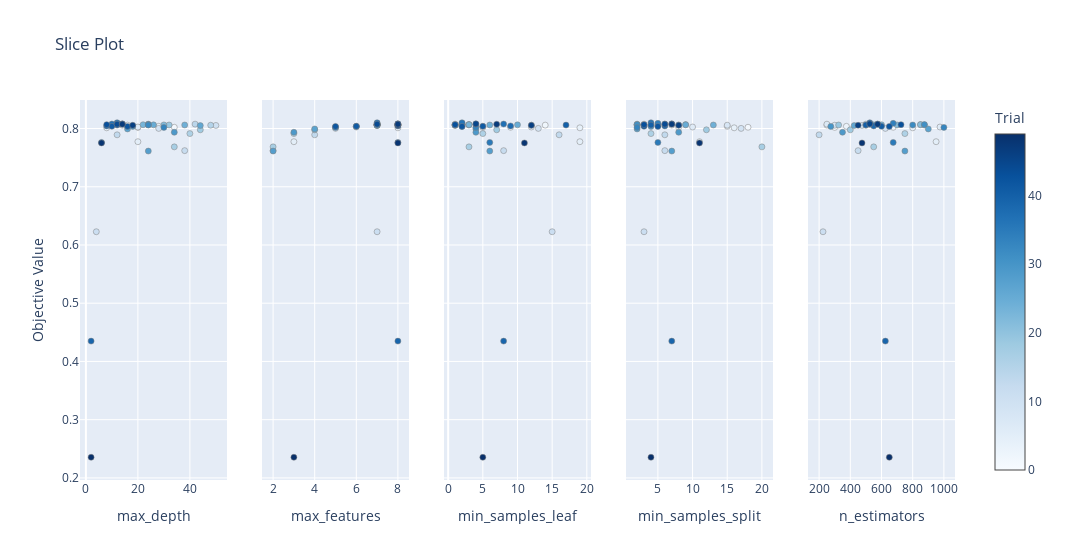

The notebook cell this image was saved under:
### Code cell
optuna.visualization.plot_slice(study)

### Figure 1 — Plotly figure (JSON) as saved in the notebook; plotly's stock layout.template omitted (floating-point values rounded to 4 significant figures)
{"data": [{"marker": {"color": [0, 1, 2, 3, 4, 5, 6, 7, 8, 9, 10, 11, 12, 13, 14, 15, 16, 17, 18, 19, 20, 21, 22, 23, 24, 25, 26, 27, 28, 29, 30, 31, 32, 33, 34, 35, 36, 37, 38, 39, 40, 41, 42, 43, 44, 45, 46, 47, 48, 49], "colorbar": {"title": {"text": "Trial"}, "x": 1, "xpad": 40}, "colorscale": [[0, "rgb(247,251,255)"], [0.125, "rgb(222,235,247)"], [0.25, "rgb(198,219,239)"], [0.375, "rgb(158,202,225)"], [0.5, "rgb(107,174,214)"], [0.625, "rgb(66,146,198)"], [0.75, "rgb(33,113,181)"], [0.875, "rgb(8,81,156)"], [1, "rgb(8,48,107)"]], "line": {"color": "Grey", "width": 0.5}, "showscale": true}, "mode": "markers", "showlegend": false, "type": "scatter", "x": [20, 34, 16, 28, 8, 20, 20, 24, 14, 28, 50, 4, 38, 12, 42, 48, 40, 34, 44, 32, 24, 24, 30, 22, 38, 26, 44, 16, 24, 34, 18, 24, 24, 30, 12, 6, 12, 10, 8, 2, 12, 10, 16, 8, 12, 14, 18, 14, 6, 2], "xaxis": "x", "y": [0.8019, 0.8022, 0.8059, 0.8038, 0.8012, 0.7774, 0.8026, 0.8075, 0.8057, 0.8002, 0.8053, 0.6227, 0.762, 0.7892, 0.8075, 0.8057, 0.7913, 0.7685, 0.7978, 0.8061, 0.8067, 0.8066, 0.8062, 0.8065, 0.8061, 0.8063, 0.8051, 0.7993, 0.7613, 0.7936, 0.8037, 0.8068, 0.8061, 0.8019, 0.8088, 0.7762, 0.8099, 0.8077, 0.8045, 0.4349, 0.8059, 0.8039, 0.8037, 0.8067, 0.8075, 0.8081, 0.8056, 0.8074, 0.7752, 0.2355], "yaxis": "y"}, {"marker": {"color": [0, 1, 2, 3, 4, 5, 6, 7, 8, 9, 10, 11, 12, 13, 14, 15, 16, 17, 18, 19, 20, 21, 22, 23, 24, 25, 26, 27, 28, 29, 30, 31, 32, 33, 34, 35, 36, 37, 38, 39, 40, 41, 42, 43, 44, 45, 46, 47, 48, 49], "colorbar": {"title": {"text": "Trial"}, "x": 1, "xpad": 40}, "colorscale": [[0, "rgb(247,251,255)"], [0.125, "rgb(222,235,247)"], [0.25, "rgb(198,219,239)"], [0.375, "rgb(158,202,225)"], [0.5, "rgb(107,174,214)"], [0.625, "rgb(66,146,198)"], [0.75, "rgb(33,113,181)"], [0.875, "rgb(8,81,156)"], [1, "rgb(8,48,107)"]], "line": {"color": "Grey", "width": 0.5}, "showscale": false}, "mode": "markers", "showlegend": false, "type": "scatter", "x": [5, 5, 8, 6, 8, 3, 6, 7, 8, 5, 7, 7, 2, 4, 8, 7, 3, 2, 4, 8, 7, 7, 7, 7, 7, 8, 7, 4, 2, 3, 6, 7, 7, 5, 7, 8, 7, 8, 8, 8, 8, 6, 5, 8, 7, 8, 8, 8, 8, 3], "xaxis": "x2", "y": [0.8019, 0.8022, 0.8059, 0.8038, 0.8012, 0.7774, 0.8026, 0.8075, 0.8057, 0.8002, 0.8053, 0.6227, 0.762, 0.7892, 0.8075, 0.8057, 0.7913, 0.7685, 0.7978, 0.8061, 0.8067, 0.8066, 0.8062, 0.8065, 0.8061, 0.8063, 0.8051, 0.7993, 0.7613, 0.7936, 0.8037, 0.8068, 0.8061, 0.8019, 0.8088, 0.7762, 0.8099, 0.8077, 0.8045, 0.4349, 0.8059, 0.8039, 0.8037, 0.8067, 0.8075, 0.8081, 0.8056, 0.8074, 0.7752, 0.2355], "yaxis": "y2"}, {"marker": {"color": [0, 1, 2, 3, 4, 5, 6, 7, 8, 9, 10, 11, 12, 13, 14, 15, 16, 17, 18, 19, 20, 21, 22, 23, 24, 25, 26, 27, 28, 29, 30, 31, 32, 33, 34, 35, 36, 37, 38, 39, 40, 41, 42, 43, 44, 45, 46, 47, 48, 49], "colorbar": {"title": {"text": "Trial"}, "x": 1, "xpad": 40}, "colorscale": [[0, "rgb(247,251,255)"], [0.125, "rgb(222,235,247)"], [0.25, "rgb(198,219,239)"], [0.375, "rgb(158,202,225)"], [0.5, "rgb(107,174,214)"], [0.625, "rgb(66,146,198)"], [0.75, "rgb(33,113,181)"], [0.875, "rgb(8,81,156)"], [1, "rgb(8,48,107)"]], "line": {"color": "Grey", "width": 0.5}, "showscale": false}, "mode": "markers", "showlegend": false, "type": "scatter", "x": [5, 9, 14, 5, 19, 19, 12, 2, 12, 13, 1, 15, 8, 16, 1, 1, 5, 3, 7, 3, 3, 3, 1, 3, 6, 10, 2, 4, 6, 4, 2, 2, 1, 4, 2, 6, 2, 8, 9, 8, 17, 5, 2, 1, 4, 4, 12, 7, 11, 5], "xaxis": "x3", "y": [0.8019, 0.8022, 0.8059, 0.8038, 0.8012, 0.7774, 0.8026, 0.8075, 0.8057, 0.8002, 0.8053, 0.6227, 0.762, 0.7892, 0.8075, 0.8057, 0.7913, 0.7685, 0.7978, 0.8061, 0.8067, 0.8066, 0.8062, 0.8065, 0.8061, 0.8063, 0.8051, 0.7993, 0.7613, 0.7936, 0.8037, 0.8068, 0.8061, 0.8019, 0.8088, 0.7762, 0.8099, 0.8077, 0.8045, 0.4349, 0.8059, 0.8039, 0.8037, 0.8067, 0.8075, 0.8081, 0.8056, 0.8074, 0.7752, 0.2355], "yaxis": "y3"}, {"marker": {"color": [0, 1, 2, 3, 4, 5, 6, 7, 8, 9, 10, 11, 12, 13, 14, 15, 16, 17, 18, 19, 20, 21, 22, 23, 24, 25, 26, 27, 28, 29, 30, 31, 32, 33, 34, 35, 36, 37, 38, 39, 40, 41, 42, 43, 44, 45, 46, 47, 48, 49], "colorbar": {"title": {"text": "Trial"}, "x": 1, "xpad": 40}, "colorscale": [[0, "rgb(247,251,255)"], [0.125, "rgb(222,235,247)"], [0.25, "rgb(198,219,239)"], [0.375, "rgb(158,202,225)"], [0.5, "rgb(107,174,214)"], [0.625, "rgb(66,146,198)"], [0.75, "rgb(33,113,181)"], [0.875, "rgb(8,81,156)"], [1, "rgb(8,48,107)"]], "line": {"color": "Grey", "width": 0.5}, "showscale": false}, "mode": "markers", "showlegend": false, "type": "scatter", "x": [8, 18, 7, 15, 16, 11, 10, 3, 15, 17, 3, 3, 6, 6, 2, 2, 4, 20, 12, 5, 9, 2, 8, 4, 13, 9, 5, 2, 7, 8, 4, 2, 3, 2, 5, 5, 4, 6, 6, 7, 4, 3, 5, 3, 6, 7, 8, 7, 11, 4], "xaxis": "x4", "y": [0.8019, 0.8022, 0.8059, 0.8038, 0.8012, 0.7774, 0.8026, 0.8075, 0.8057, 0.8002, 0.8053, 0.6227, 0.762, 0.7892, 0.8075, 0.8057, 0.7913, 0.7685, 0.7978, 0.8061, 0.8067, 0.8066, 0.8062, 0.8065, 0.8061, 0.8063, 0.8051, 0.7993, 0.7613, 0.7936, 0.8037, 0.8068, 0.8061, 0.8019, 0.8088, 0.7762, 0.8099, 0.8077, 0.8045, 0.4349, 0.8059, 0.8039, 0.8037, 0.8067, 0.8075, 0.8081, 0.8056, 0.8074, 0.7752, 0.2355], "yaxis": "y4"}, {"marker": {"color": [0, 1, 2, 3, 4, 5, 6, 7, 8, 9, 10, 11, 12, 13, 14, 15, 16, 17, 18, 19, 20, 21, 22, 23, 24, 25, 26, 27, 28, 29, 30, 31, 32, 33, 34, 35, 36, 37, 38, 39, 40, 41, 42, 43, 44, 45, 46, 47, 48, 49], "colorbar": {"title": {"text": "Trial"}, "x": 1, "xpad": 40}, "colorscale": [[0, "rgb(247,251,255)"], [0.125, "rgb(222,235,247)"], [0.25, "rgb(198,219,239)"], [0.375, "rgb(158,202,225)"], [0.5, "rgb(107,174,214)"], [0.625, "rgb(66,146,198)"], [0.75, "rgb(33,113,181)"], [0.875, "rgb(8,81,156)"], [1, "rgb(8,48,107)"]], "line": {"color": "Grey", "width": 0.5}, "showscale": false}, "mode": "markers", "showlegend": false, "type": "scatter", "x": [300, 675, 250, 375, 800, 950, 975, 250, 300, 625, 475, 225, 450, 200, 500, 500, 750, 550, 400, 325, 850, 850, 700, 600, 875, 550, 425, 900, 750, 350, 275, 875, 800, 1000, 675, 675, 525, 575, 550, 625, 500, 600, 650, 725, 525, 525, 450, 575, 475, 650], "xaxis": "x5", "y": [0.8019, 0.8022, 0.8059, 0.8038, 0.8012, 0.7774, 0.8026, 0.8075, 0.8057, 0.8002, 0.8053, 0.6227, 0.762, 0.7892, 0.8075, 0.8057, 0.7913, 0.7685, 0.7978, 0.8061, 0.8067, 0.8066, 0.8062, 0.8065, 0.8061, 0.8063, 0.8051, 0.7993, 0.7613, 0.7936, 0.8037, 0.8068, 0.8061, 0.8019, 0.8088, 0.7762, 0.8099, 0.8077, 0.8045, 0.4349, 0.8059, 0.8039, 0.8037, 0.8067, 0.8075, 0.8081, 0.8056, 0.8074, 0.7752, 0.2355], "yaxis": "y5"}], "layout": {"title": {"text": "Slice Plot"}, "width": 1500, "xaxis": {"anchor": "y", "domain": [0, 0.168], "title": {"text": "max_depth"}}, "xaxis2": {"anchor": "y2", "domain": [0.208, 0.376], "title": {"text": "max_features"}}, "xaxis3": {"anchor": "y3", "domain": [0.416, 0.584], "title": {"text": "min_samples_leaf"}}, "xaxis4": {"anchor": "y4", "domain": [0.624, 0.792], "title": {"text": "min_samples_split"}}, "xaxis5": {"anchor": "y5", "domain": [0.832, 1], "title": {"text": "n_estimators"}}, "yaxis": {"anchor": "x", "domain": [0, 1], "title": {"text": "Objective Value"}}, "yaxis2": {"anchor": "x2", "domain": [0, 1], "matches": "y", "showticklabels": false}, "yaxis3": {"anchor": "x3", "domain": [0, 1], "matches": "y", "showticklabels": false}, "yaxis4": {"anchor": "x4", "domain": [0, 1], "matches": "y", "showticklabels": false}, "yaxis5": {"anchor": "x5", "domain": [0, 1], "matches": "y", "showticklabels": false}}}
